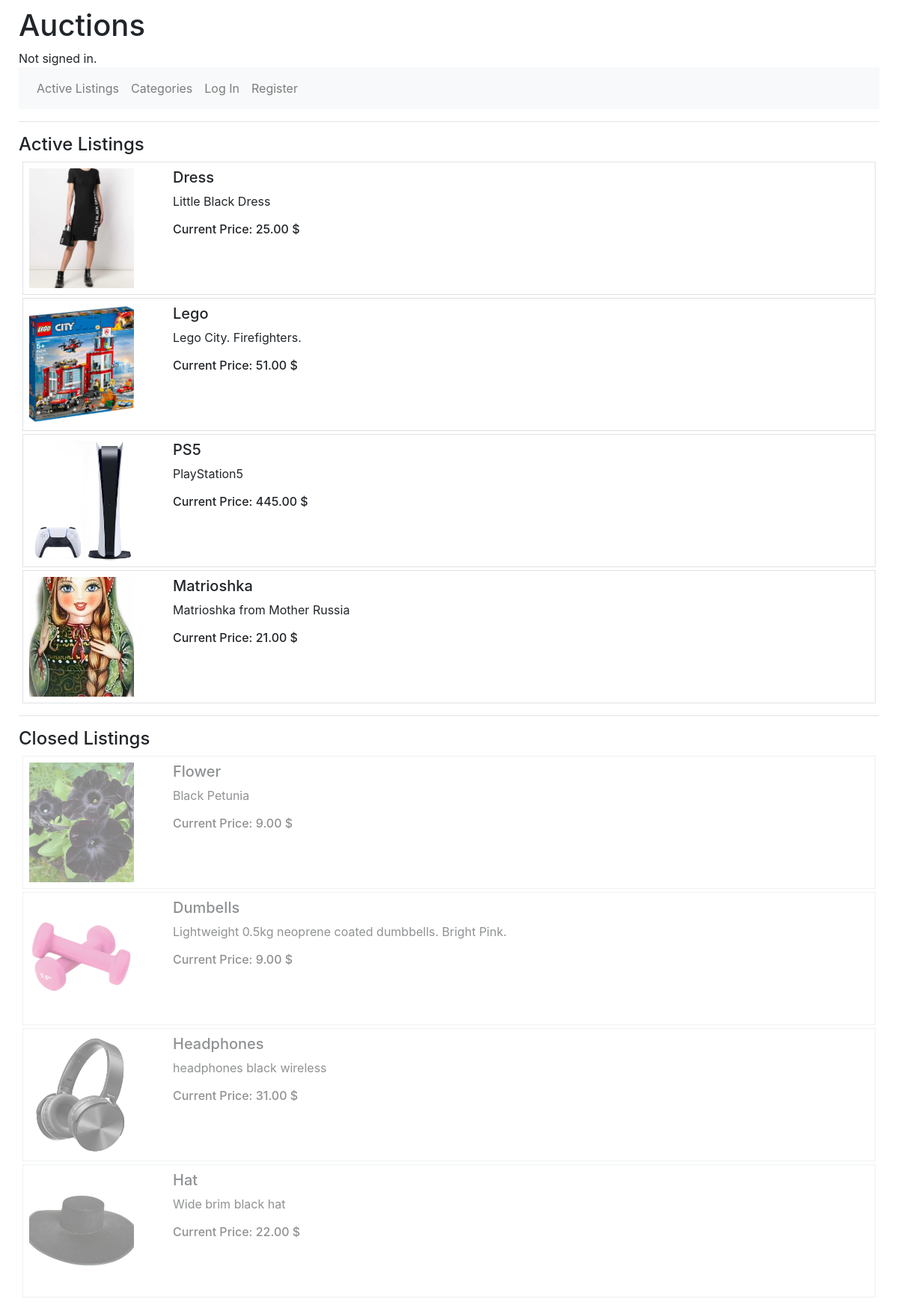
The page / on the database its author committed.
### auctions/models.py (models this page shows, shortened)
class Auction(models.Model):
	user = models.ForeignKey(User, on_delete=models.CASCADE, related_name="auctions")
	title = models.CharField(max_length=64)
	description = models.TextField()
	start = models.DecimalField(null=True, max_digits=8, decimal_places=2, default=None)
	startbid = models.DecimalField(max_digits=8, decimal_places=2, null=True)
	image = models.FileField(upload_to="gallery")
	category = models.ManyToManyField(Category, default="No category", related_name="auctions")
	active = models.BooleanField(default=True)
	buyer = models.CharField(max_length=64, default="Nobody")

### auctions/views.py (the view)
# urls.py: path("", views.index, name="index"),
def index(request):
    auctions = Auction.objects.filter(active=True)
    nonactive = Auction.objects.filter(active=False)
    return render(request, "auctions/index.html", {
        "auctions": auctions,
        "nonactive": nonactive
        })

### auctions/templates/auctions/index.html
{% extends "auctions/layout.html" %}
{% block body %}
  <h4>Active Listings</h4>
	{% if auctions %}
		{% for auction in auctions %}
			<div class="container p-2 my-1 border">
				<div class="row">
					<div class="col-md-2">
						<a href="{% url 'listing' auction.id %}"><img src="{{ auction.image.url }}"
						alt="{{auction.title}}" width="140" height="160" style="object-fit: cover;"></a>
					</div>
					<div class="col-md-10">
						<h5>{{auction.title}}</h5>
						<p>{{auction.description}}</p>
						<h6>Current Price:
						{% if auction.startbid %}
							{{ auction.startbid }}
						{% else %}
							{{ auction.start }}
						{% endif %}$</h6>
					</div>
				</div>
			</div>
		{% endfor %}
	{% else %}
	<p>No Active Listings</p>
	{% endif %}
	<hr>
	<div>
		<h4>Closed Listings</h4>
		{% for no in nonactive %}
			<div class="container p-2 my-1 border" style="opacity: 0.5; opacity:hover: 1.0;">
				<div class="row">
					<div class="col-md-2">
						<a href="{% url 'listing' no.id %}"><img src="{{no.image.url}}"
						alt="{{no.title}}" width="140" height="160" style="object-fit: cover;"></a>
					</div>
					<div class="col-md-10">
						<h5>{{no.title}}</h5>
						<p>{{no.description}}</p>
						<h6>Current Price:
						{% if no.startbid %}
							{{ no.startbid }}
						{% else %}
							{{ no.start }}
						{% endif %}$</h6>
					</div>
				</div>
			</div>
		</div>
	{% endfor %}
{% endblock %}

### auctions/static/auctions/styles.css (style rules this page uses)
body { padding: 10px; }

### rows shown on the page
Auction: image (picture), title "Dress", description "Little Black Dress", startbid "25.00"
Auction: image (picture), title "Lego", description "Lego City. Firefighters.", startbid "51.00"
Auction: image (picture), title "PS5", description "PlayStation5", startbid "445.00"
Auction: image (picture), title "Matrioshka", description "Matrioshka from Mother Russia", startbid "21.00"
Auction: image (picture), title "Flower", description "Black Petunia", startbid "9.00"
Auction: image (picture), title "Dumbells", description "Lightweight 0.5kg neoprene coated dumbbells. Bright Pink.", startbid "9.00"
Auction: image (picture), title "Headphones", description "headphones black wireless", startbid "31.00"
Auction: image (picture), title "Hat", description "Wide brim black hat", startbid "22.00"
